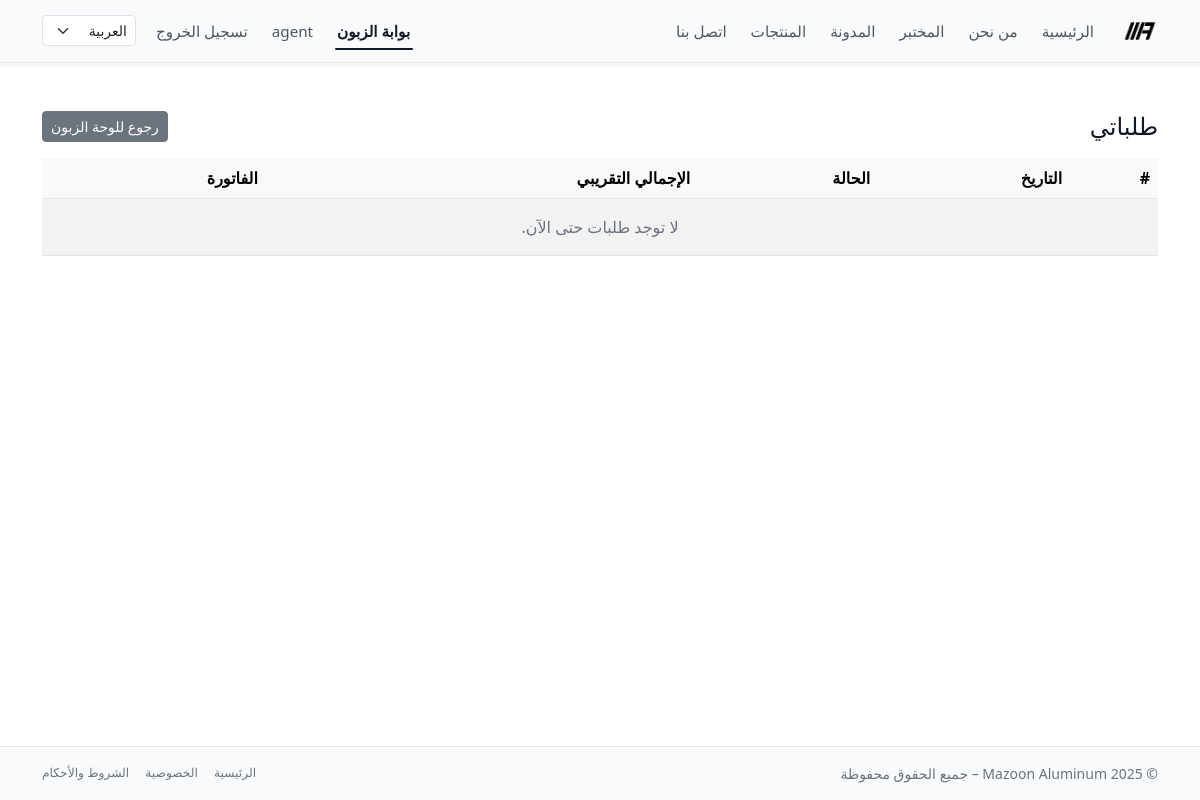
/ar/portal/orders/ (signed in), run on an earlier commit of the app's database.
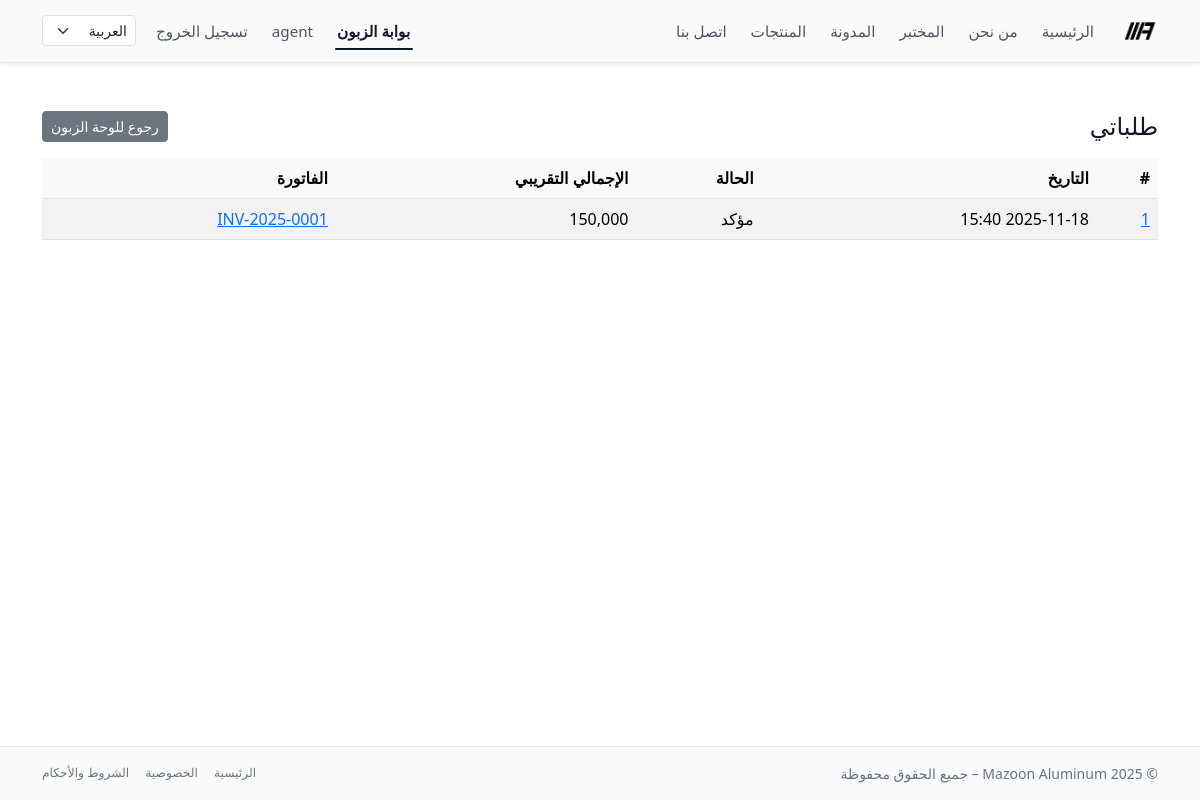
And on a later commit of the database.
### accounting/models.py (models this page shows, shortened)
class Order(models.Model):
    STATUS_DRAFT = "draft"
    STATUS_PENDING = "pending"      # طلب أونلاين ينتظر تأكيد موظف
    STATUS_CONFIRMED = "confirmed"  # تم التأكيد
    STATUS_CANCELLED = "cancelled"
    STATUS_CHOICES = [
        (STATUS_DRAFT, "مسودة"),
        (STATUS_PENDING, "بانتظار التأكيد"),
        (STATUS_CONFIRMED, "مؤكد"),
        (STATUS_CANCELLED, "ملغي"),
    ]
    customer = models.ForeignKey(
        Customer,
        on_delete=models.PROTECT,
        related_name="orders",
        verbose_name="الزبون",
    )
    created_by = models.ForeignKey(
        settings.AUTH_USER_MODEL,
        on_delete=models.SET_NULL,
        null=True,
        blank=True,
        related_name="orders_created",
        verbose_name="تم إدخاله بواسطة",
    )
    invoice = models.OneToOneField(
        "Invoice",
        on_delete=models.SET_NULL,
        null=True,
        blank=True,
        related_name="order",
        verbose_name="الفاتورة الناتجة",
    )
    status = models.CharField(
        max_length=20,
        choices=STATUS_CHOICES,
        default=STATUS_PENDING,
    )
    is_online = models.BooleanField(
        default=False,
        help_text="صحيح إذا كان الطلب تم من بوابة الزبون.",
    )
    created_at = models.DateTimeField(auto_now_add=True)
    confirmed_by = models.ForeignKey(
        settings.AUTH_USER_MODEL,
        on_delete=models.PROTECT,
        null=True,
        blank=True,
        related_name="confirmed_orders",
        verbose_name="تم تأكيده بواسطة",
    )
    confirmed_at = models.DateTimeField(null=True, blank=True)
    notes = models.TextField(blank=True, verbose_name="ملاحظات داخلية")
    class Meta:
        ordering = ("-created_at", "id")
    @property
    def total_amount(self) -> Decimal:
        return sum((item.subtotal for item in self.items.all()), Decimal("0"))

class OrderItem(models.Model):
    order = models.ForeignKey(
        Order,
        on_delete=models.CASCADE,
        related_name="items",
        verbose_name="الطلب",
    )
    product = models.ForeignKey(
        "website.Product",
        on_delete=models.PROTECT,
        verbose_name="المنتج",
        null=True,
        blank=True,
    )
    description = models.CharField(
        max_length=255,
        blank=True,
        default="",
        verbose_name="الوصف",
    )
    quantity = models.DecimalField(max_digits=10, decimal_places=2, default=1)
    unit_price = models.DecimalField(max_digits=10, decimal_places=3)
    @property
    def subtotal(self) -> Decimal:
        return self.quantity * self.unit_price

class Invoice(models.Model):
    class Status(models.TextChoices):
        DRAFT = "draft", "Draft"
        SENT = "sent", "Sent"
        PARTIALLY_PAID = "partially_paid", "Partially Paid"
        PAID = "paid", "Paid"
        CANCELLED = "cancelled", "Cancelled"
    customer = models.ForeignKey(
        Customer,
        on_delete=models.PROTECT,
        related_name="invoices",
    )
    number = models.CharField(
        max_length=50,
        unique=True,
        blank=True,
        help_text="Human-readable invoice number, e.g. MAZ-2025-0001.",
    )
    issued_at = models.DateField(default=timezone.now)
    due_date = models.DateField(null=True, blank=True)
    description = models.TextField(blank=True)
    terms = models.TextField(
        blank=True,
        help_text="Terms and conditions shown on the invoice.",
    )
    total_amount = models.DecimalField(max_digits=12, decimal_places=3)
    paid_amount = models.DecimalField(
        max_digits=12,
        decimal_places=3,
        default=0,
        help_text="Cached sum of related payments for quick display.",
    )
    status = models.CharField(
        max_length=20,
        choices=Status.choices,
        default=Status.DRAFT,
    )
    created_at = models.DateTimeField(auto_now_add=True)
    updated_at = models.DateTimeField(auto_now=True)
    class Meta:
        ordering = ("-issued_at", "-id")
        indexes = [
            models.Index(fields=["number"]),
            models.Index(fields=["status"]),
            models.Index(fields=["issued_at"]),
        ]

### portal/views.py (the view)
# urls.py: path("orders/", PortalOrderListView.as_view(), name="order_list"),
class PortalOrderListView(CustomerPortalMixin, ListView):
    model = Order
    template_name = "portal/order_list.html"
    context_object_name = "orders"
    paginate_by = 20
    def get_queryset(self):
        return (
            Order.objects
            .filter(customer=self.customer)
            .order_by("-created_at", "-id")
        )

### portal/views.py (called while the page is built)
    def dispatch(self, request, *args, **kwargs):
        if not request.user.is_authenticated:
            return redirect_to_login(request.get_full_path())
        try:
            self.customer = Customer.objects.select_related("user").get(user=request.user)
        except Customer.DoesNotExist:
            raise PermissionDenied("لا يوجد حساب زبون مرتبط بهذا المستخدم.")
        return super().dispatch(request, *args, **kwargs)

### templates/portal/order_list.html (shortened to what this page needs)
{% extends "base.html" %}
{% block content %}
<div class="py-4">
  <div class="d-flex justify-content-between align-items-center mb-3">
    <h1 class="h4 mb-0">طلباتي</h1>
    <a href="{% url 'portal:dashboard' %}" class="btn btn-secondary btn-sm">
      رجوع للوحة الزبون
    </a>
  </div>
  <div class="table-responsive">
    <table class="table table-striped table-hover align-middle">
      <thead class="table-light">
        <tr>
          <th>#</th>
          <th>التاريخ</th>
          <th>الحالة</th>
          <th>الإجمالي التقريبي</th>
          <th>الفاتورة</th>
        </tr>
      </thead>
      <tbody>
        {% for order in orders %}
        <tr>
          <td>
            <a href="{% url 'portal:order_detail' pk=order.pk %}">
              {{ order.id }}
            </a>
          </td>
          <td>{{ order.created_at|date:"Y-m-d H:i" }}</td>
          <td>{{ order.get_status_display }}</td>
          <td>{{ order.total_amount|floatformat:3 }}</td>
          <td>
            {% if order.invoice %}
              <a href="{% url 'portal:invoice_detail' number=order.invoice.number %}">
                {{ order.invoice.number }}
              </a>
            {% else %}
              <span class="text-muted">لم تُصدر فاتورة بعد</span>
            {% endif %}
          </td>
        </tr>
        {% empty %}
        <tr>
          <td colspan="5" class="text-center text-muted py-3">
            لا توجد طلبات حتى الآن.
          </td>
        </tr>
        {% endfor %}
      </tbody>
    </table>
  </div>
</div>
{% endblock %}

What changed in the data, as far as the page shows it:
added Order: id "1", created_at "2025-11-18 15:40", status "مؤكد", total_amount "150,000", invoice.number "INV-2025-0001"
Also different on the page:
text no longer shown: "لا توجد طلبات حتى الآن."
